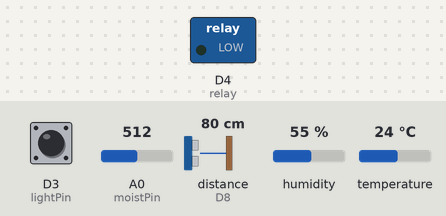
Recording of a sketch running on a simulated ESP8266 (NodeMCU). On the bench: switched loads named in the sketch (green lamp = pin HIGH). Wiring (inferred from the names in the program): ultrasonic range finder: trigger D7; echo D8. The test bench sets the inputs (shaded band); at power-on: A0 (moistPin) = 512, D3 (lightPin) HIGH, distance to the obstacle (sensor on D8) 80 cm, humidity 55 %, temperature 24 °C. The echo pulse lasts 58.3 µs per cm; pins used as bus, display or sensor lines are not drawn; what the sketch prints to the serial monitor is not drawn.

Above: at 6.8 s.
6.9 s: A0 (moistPin) set to 494
At 12.5 s:
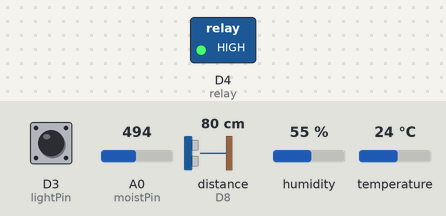
27.1 s: A0 (moistPin) set to 716
At 31.2 s:
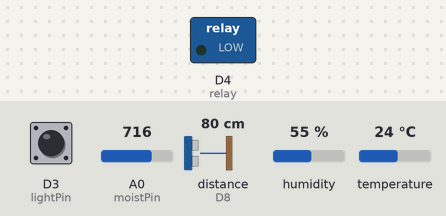
33.8 s: A0 (moistPin) set to 306
At 37.4 s:
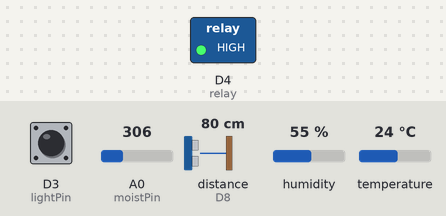
Timing chart, 0 to 38.9 s (numbered marks = the images above; inputs shaded):
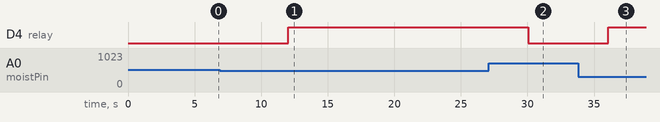

The sketch:

SmartFarmingDevice.ino
```cpp
#include "DHT.h"

const int moistPin= A0;/* Connect Soil moisture analog sensor pin to A0 of NodeMCU */
const int lightPin = D3;


#define triggerPin D7
#define echoPin D8
#define relay D4
#define tempPin D2
#define DHTTYPE DHT22

DHT dht(tempPin, DHTTYPE);
void setup() {
  Serial.begin(9600);
  dht.begin();/* Define baud rate for serial communication */
  pinMode(triggerPin,OUTPUT);
  pinMode(echoPin,INPUT);
  pinMode(relay, OUTPUT);
  pinMode(moistPin, INPUT);
  pinMode(lightPin, INPUT);
}

void loop() {
  float moistVal;
  int nilaiADC = analogRead(moistPin);
  moistVal= ( 100 - ( (nilaiADC/1023.00) * 100 ) );

  if(moistVal <= 50){
    digitalWrite(relay,LOW);
    delay(1000);
  }
  else{
    digitalWrite(relay,HIGH);
    delay(1000);
  }


  long durasi, jarak;  //Varibel durasi dan jarak
  digitalWrite(triggerPin, LOW);
  delayMicroseconds(2);
  digitalWrite(triggerPin, HIGH);
  delayMicroseconds(10);
  digitalWrite(triggerPin, LOW);
  durasi = pulseIn(echoPin, HIGH);
  jarak = (durasi/2) / 29;  //Perhitungan untuk pembacaan jarak

  if(jarak == 45){
    Serial.println("Level Air Cukup");
    delay(1000);
  }

  else if(jarak <45 && jarak >=30){
    Serial.println("Level Air Sedang");
    delay(1000);
  }

  else if(jarak == 0){
    Serial.println("Air Habis");
    delay(1000);
  }

  float h = dht.readHumidity();
  float t = dht.readTemperature();
  delay(2000);

  int lightIntens = digitalRead(lightPin);

  Serial.print("\n");
  Serial.print("<------Soil Moisture------->");
  Serial.print("\nKelembaban tanah = ");
  Serial.print(moistVal);
  Serial.print("%\n");
  delay(1000);

  Serial.print("\n<------Water Level------->\n");
  Serial.print("Level Ketinggian Air = ");
  Serial.print(jarak);
  Serial.print("cm\n");
  Serial.print("\n");
  delay(1000);

  Serial.print("<------Sensor Cahaya------>\n");
  Serial.print("Intensitas Cahaya =  ");
  Serial.println(lightIntens);
  Serial.print("\n");
  delay(1000);

  Serial.print("<------Sensor Suhu------>\n");
  Serial.print(F("Humidity: "));
  Serial.print(h);
  Serial.print("\n");
  Serial.print(F("Temperature: "));
  Serial.print(t);
  Serial.print("°C ");
  Serial.print("\n");

}
```

Measured:
- the behaviour switches between 512 and 511 on A0 (moistPin) (found by bisection; images 0 and 1)
- after the input at 6.9 s, D4 (relay): LOW → HIGH after 5.1 s
- after the input at 27.1 s, D4 (relay): HIGH → LOW after 3.0 s
- after the input at 33.8 s, D4 (relay): LOW → HIGH after 2.3 s
